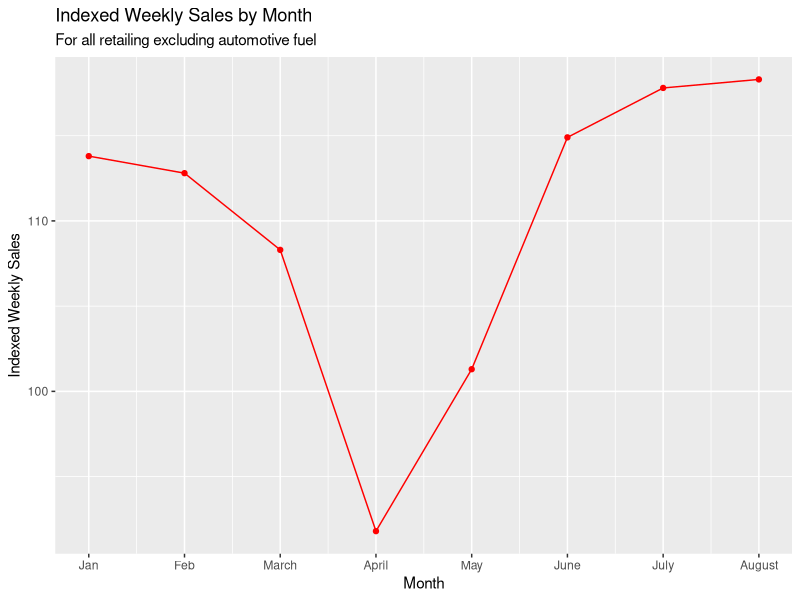
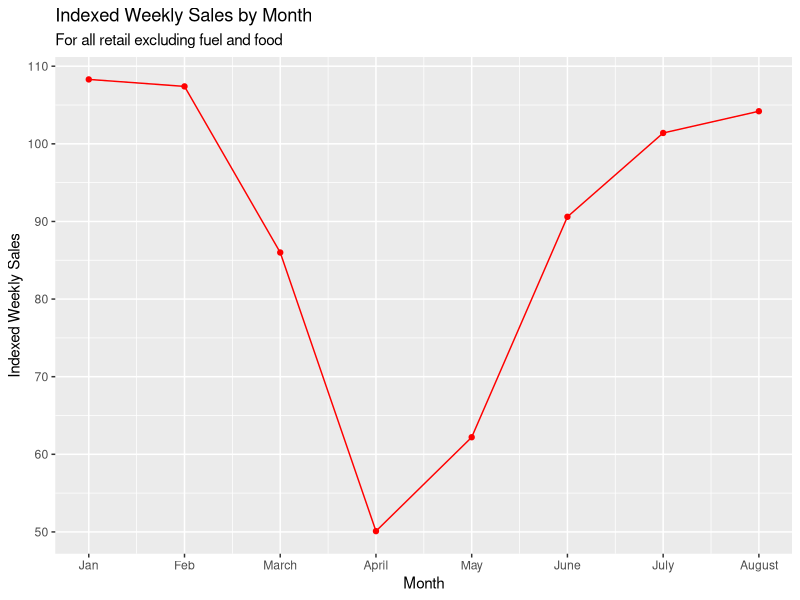
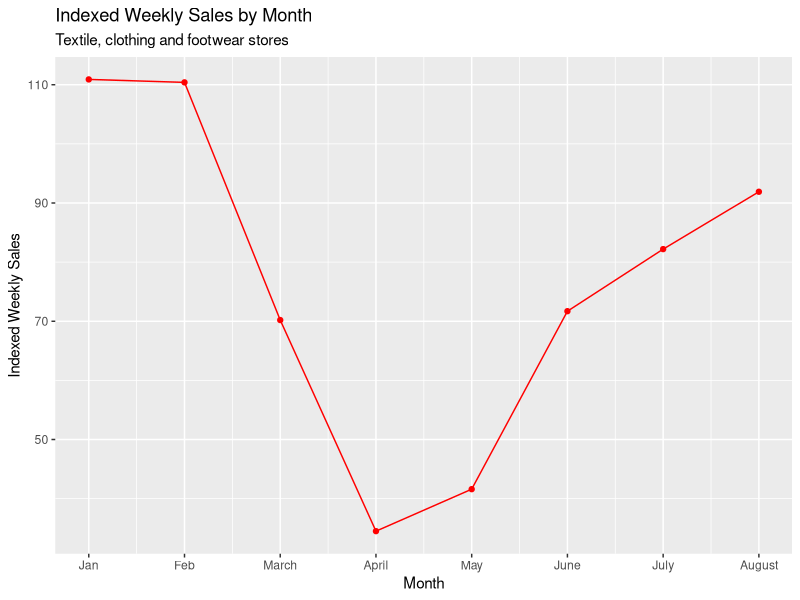
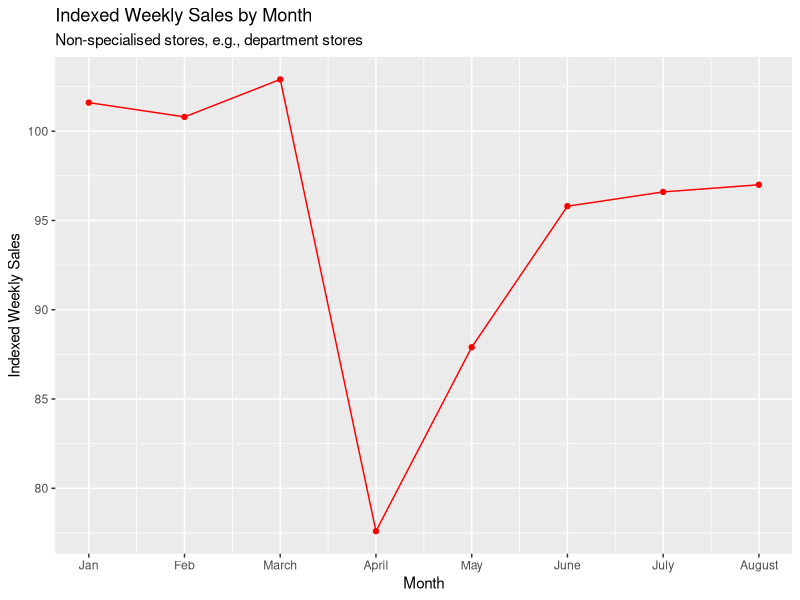
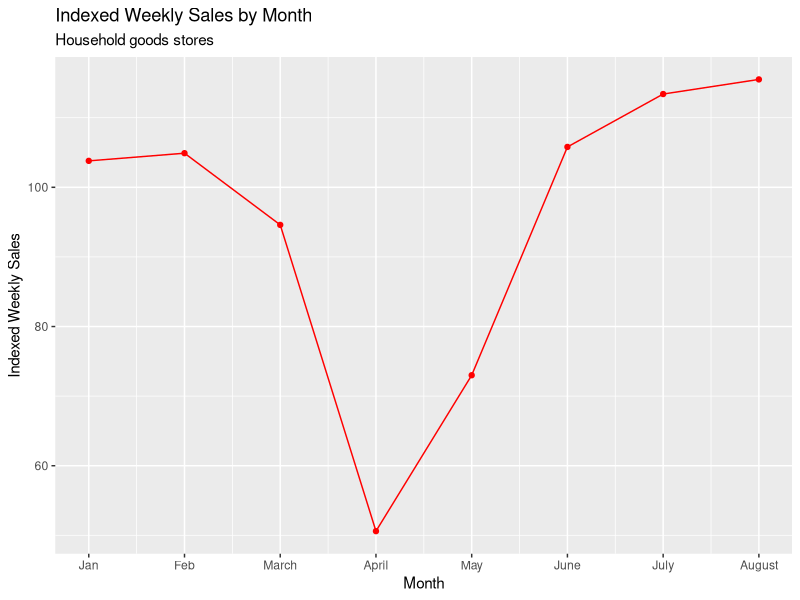
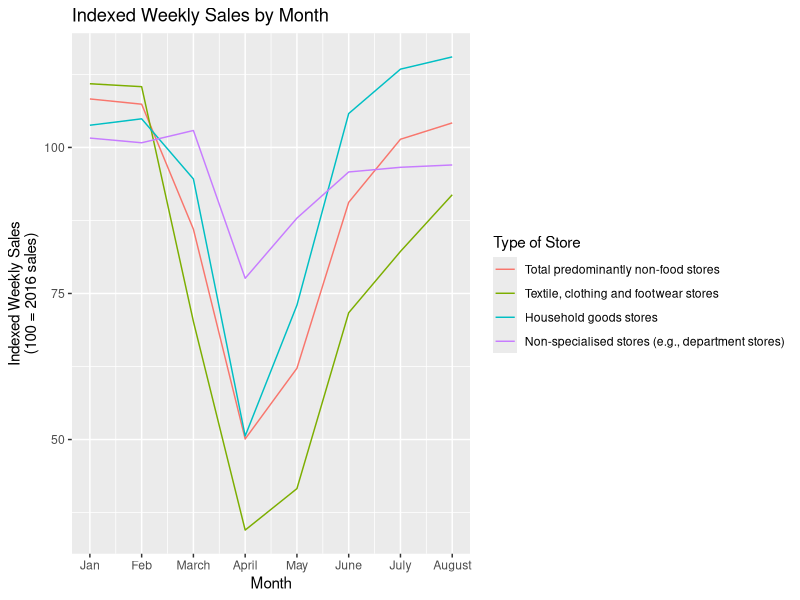
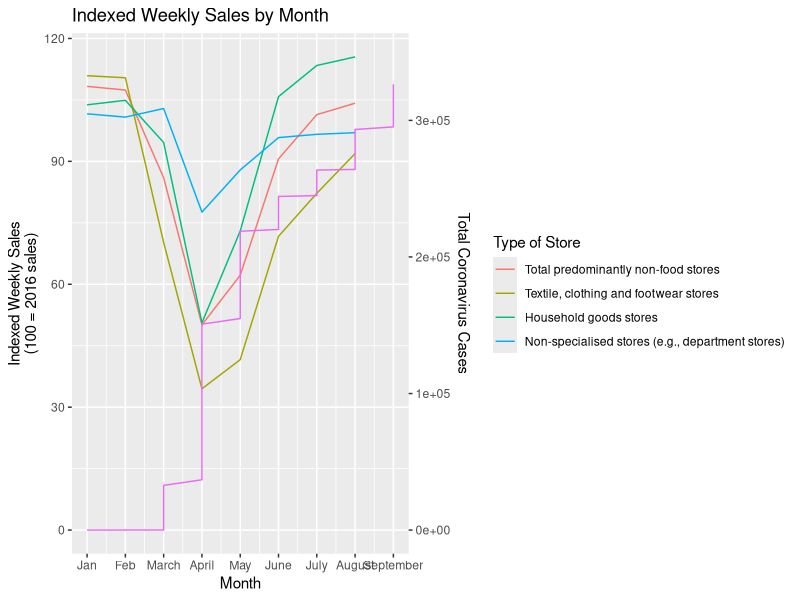
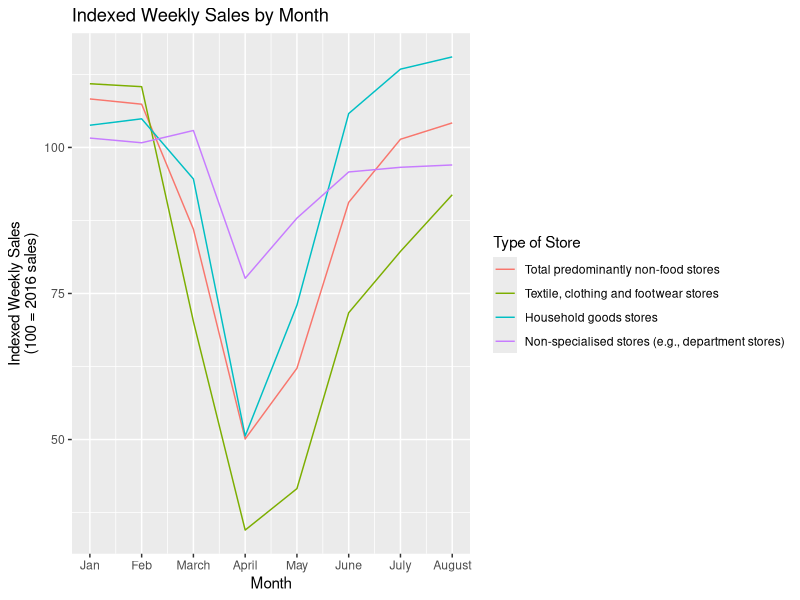

Recreate these plots in R, in order.
## ---- chunk 1
library(readr)
library(dplyr)

retail_sales <- read.csv("retail_data.csv", fileEncoding = "UTF-8-BOM")
retail_sales
## ---- chunk 2
library(ggplot2)
all_retail_plot <- ggplot(data=retail_sales, aes(x=month, y=All.retailing.excluding.automotive.fuel)) +
  geom_point(color="red") +
  geom_line(color="red") +
  scale_x_continuous(breaks = c(1, 2, 3, 4, 5, 6, 7, 8), labels=c("Jan", "Feb", "March", "April", "May", "June", "July", "August")) +
  labs(title="Indexed Weekly Sales by Month", subtitle="For all retailing excluding automotive fuel", x="Month", y="Indexed Weekly Sales") 
all_retail_plot 

non_food_retail_plot <- ggplot(data=retail_sales, aes(x=month, y=Total.predominantly.non.food.stores)) +
  geom_point(color="red") +
  geom_line(color="red") +
  scale_x_continuous(breaks = c(1, 2, 3, 4, 5, 6, 7, 8), labels=c("Jan", "Feb", "March", "April", "May", "June", "July", "August")) +
  labs(title="Indexed Weekly Sales by Month", subtitle="For all retail excluding fuel and food", x="Month", y="Indexed Weekly Sales") 
non_food_retail_plot

textile_retail_plot <- ggplot(data=retail_sales, aes(x=month, y=Textile..clothing.and.footwear.stores)) +
  geom_point(color="red") +
  geom_line(color="red") +
  scale_x_continuous(breaks = c(1, 2, 3, 4, 5, 6, 7, 8), labels=c("Jan", "Feb", "March", "April", "May", "June", "July", "August")) +
  labs(title="Indexed Weekly Sales by Month", subtitle="Textile, clothing and footwear stores", x="Month", y="Indexed Weekly Sales") 
textile_retail_plot

non_specialised_retail_plot <- ggplot(data=retail_sales, aes(x=month, y=Non.specialised.stores)) +
  geom_point(color="red") +
  geom_line(color="red") +
  scale_x_continuous(breaks = c(1, 2, 3, 4, 5, 6, 7, 8), labels=c("Jan", "Feb", "March", "April", "May", "June", "July", "August")) +
  labs(title="Indexed Weekly Sales by Month", subtitle="Non-specialised stores, e.g., department stores", x="Month", y="Indexed Weekly Sales") 
non_specialised_retail_plot 

household_goods_retail_plot <- ggplot(data=retail_sales, aes(x=month, y=Household.goods.stores)) +
  geom_point(color="red") +
  geom_line(color="red") +
  scale_x_continuous(breaks = c(1, 2, 3, 4, 5, 6, 7, 8), labels=c("Jan", "Feb", "March", "April", "May", "June", "July", "August")) +
  labs(title="Indexed Weekly Sales by Month", subtitle="Household goods stores", x="Month", y="Indexed Weekly Sales") 
household_goods_retail_plot
## ---- chunk 3
# Melting table for easier graphing purposes
library(dplyr)
library(reshape2)
combined_retail_table <- melt(data=retail_sales, id.vars=c("month"), measure.vars=c("Total.predominantly.non.food.stores", "Textile..clothing.and.footwear.stores", "Household.goods.stores", "Non.specialised.stores"))
  
combined_retail_table

## ---- chunk 4

combined_retail_plot <- ggplot(data=combined_retail_table, aes(x=month, y=value, color=variable)) +
  geom_line() +
  scale_x_continuous(breaks = c(1, 2, 3, 4, 5, 6, 7, 8), labels=c("Jan", "Feb", "March", "April", "May", "June", "July", "August")) +
  labs(title="Indexed Weekly Sales by Month", x="Month", y="Indexed Weekly Sales\n(100 = 2016 sales)") +
  scale_color_discrete(name  ="Type of Store",
                       breaks = c("Total.predominantly.non.food.stores", "Textile..clothing.and.footwear.stores",
                                  "Household.goods.stores", "Non.specialised.stores"),
                       labels = c("Total predominantly non-food stores",
                                  "Textile, clothing and footwear stores",
                                  "Household goods stores",
                                  "Non-specialised stores (e.g., department stores)")
                          )
combined_retail_plot

ggsave("combined_retail_plot.png")
 

## ---- chunk 5
library(tidyverse)

uk_cases <- read_csv("data_2020-Sep-16.csv")
#head(uk_cases)
total_cases <- uk_cases %>%
  filter(areaName == "England") %>%
  group_by(date) %>%
  map_df(rev)

total_cases <- total_cases %>%
  mutate(day=c(1:nrow(total_cases)))



total_cases <- total_cases %>%
  as.data.frame()

head(total_cases)

## ---- chunk 6

combined_retail_plot <- ggplot(data=combined_retail_table, aes(x=month, y=value, color=variable)) +
  geom_line() +
  scale_x_continuous(breaks = c(1, 2, 3, 4, 5, 6, 7, 8, 9, 10), labels=c("Jan", "Feb", "March", "April", "May", "June", "July", "August", "September", "October")) +
  labs(title="Indexed Weekly Sales by Month", x="Month", y="Indexed Weekly Sales\n(100 = 2016 sales)") +
  scale_color_discrete(name  ="Type of Store",
                       breaks = c("Total.predominantly.non.food.stores", "Textile..clothing.and.footwear.stores",
                                  "Household.goods.stores", "Non.specialised.stores"),
                       labels = c("Total predominantly non-food stores",
                                  "Textile, clothing and footwear stores",
                                  "Household goods stores",
                                  "Non-specialised stores (e.g., department stores)")
                          ) +
  scale_y_continuous(
    name = "Indexed Weekly Sales\n(100 = 2016 sales)",
    sec.axis = sec_axis(trans=~.*3000, name="Total Coronavirus Cases")
  ) +
  geom_line(data=total_cases, aes(x=month, y=cumCasesBySpecimenDate/3000, color=F))
combined_retail_plot

ggsave("retail_and_coronavirus_combined.png")
